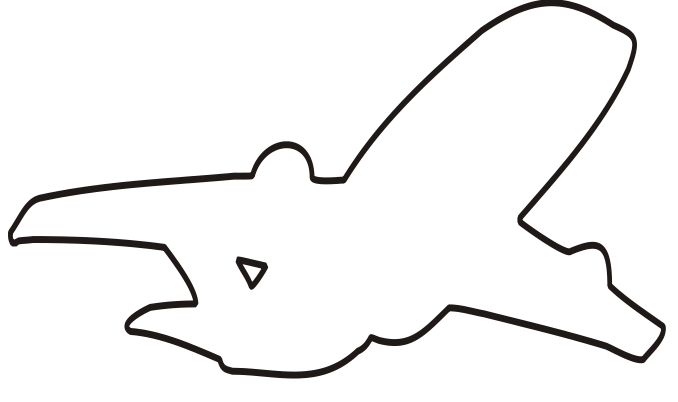

Write Python code to recreate this figure.
import cv2 as cv
import matplotlib.pyplot as plt
import numpy as np

BEZIER_WEIGHTS = [1, 1, 1, 1]
BEZIER_STEP = 3  # overlap for smoothness

def bernstein_poly(i, t):
    if i == 0:
        return (1 - t)**3
    elif i == 1:
        return 3 * t * (1 - t)**2
    elif i == 2:
        return 3 * t**2 * (1 - t)
    elif i == 3:
        return t**3

def rational_bezier(P, w, num_points=100):
    t_vals = np.linspace(0, 1, num_points)
    curve = []
    for t in t_vals:
        numerator = np.zeros(2)
        denominator = 0
        for i in range(4):
            b = bernstein_poly(i, t)
            numerator += w[i] * P[i] * b
            denominator += w[i] * b
        curve.append(numerator / denominator)
    return np.array(curve)

def print_contour(contour, title):
    plt.figure(title)
    plt.axis('equal')
    plt.title(title + " Кубічна крива Безьє")
    plt.axis('off')
    plt.plot(contour[:, 0], contour[:, 1], 'r.', label='Точки')

    contour_closed = np.vstack((contour, contour[:3]))

    # Проходимо по точках контуру та будуємо прямі
    for i in range(0, len(contour_closed) - 3, BEZIER_STEP):
        P = contour_closed[i:i+4]
        if len(P) < 4:
            continue
        bezier_curve = rational_bezier(P, BEZIER_WEIGHTS, 100)
        if i == 0:
            plt.plot(bezier_curve[:, 0], bezier_curve[:, 1], 'b', label='Безьє 3-го ступеня')
        else:
            plt.plot(bezier_curve[:, 0], bezier_curve[:, 1], 'b')

    plt.gca().invert_yaxis()
    plt.legend()

# Завантажуємо зображення
image = cv.imread('plane.png', cv.IMREAD_GRAYSCALE)
plt.figure("Вхідний малюнок")
plt.axis('off')
plt.title("Вхідний малюнок")
plt.imshow(image, cmap='gray')

# Застосовуємо порогову обробку для бінаризації зображення
_, thresh = cv.threshold(image, 127, 255, cv.THRESH_BINARY_INV)

# Знаходимо контури на зображенні
contours, _ = cv.findContours(thresh, cv.RETR_EXTERNAL, cv.CHAIN_APPROX_NONE)

# Перевіряємо, скільки контурів знайдено
print(f"Знайдено {len(contours)} контурів")

# Створюємо зображення для відображення контурів
contour_image = np.ones((image.shape[0], image.shape[1], 3), dtype=np.uint8) * 255

# Для кожного контурного елемента малюємо контур на зображенні
for contour in contours:
    cv.drawContours(contour_image, [contour], -1, (0, 0, 0), 2)

# Перетворюємо зображення для Matplotlib (BGR -> RGB)
contour_image_rgb = cv.cvtColor(contour_image, cv.COLOR_BGR2RGB)

# Відображаємо зображення з контурами
plt.figure("Знайдені контури")
plt.imshow(contour_image)
plt.axis('off')
plt.title("Знайдені контури")

# Обираємо контур для роботи
contour = max(contours, key=cv.contourArea)
contour = contour.squeeze()
print(f"Контур має {len(contour)} точок")

# Будуємо криву по точках контуру
print_contour(contour, "Повний контур")

# Зменшимо кількість точок використоуючи алгоритм Рамера-Дугласа-Пекера
epsilon = 0.0005 * cv.arcLength(contour, True)
simplified_contour = cv.approxPolyDP(contour, epsilon, True)
simplified_contour = simplified_contour.squeeze()
print(f"Спрощений контур має {len(simplified_contour)} точок")

# Будуємо криву по точках спрощеного контуру
print_contour(simplified_contour, "Спрощений контур")

# Друкуємо результат
plt.show()
